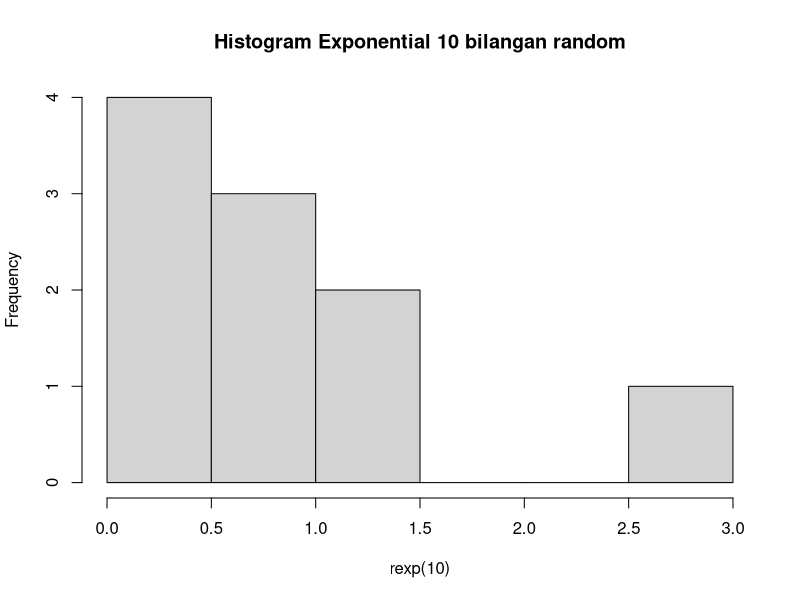
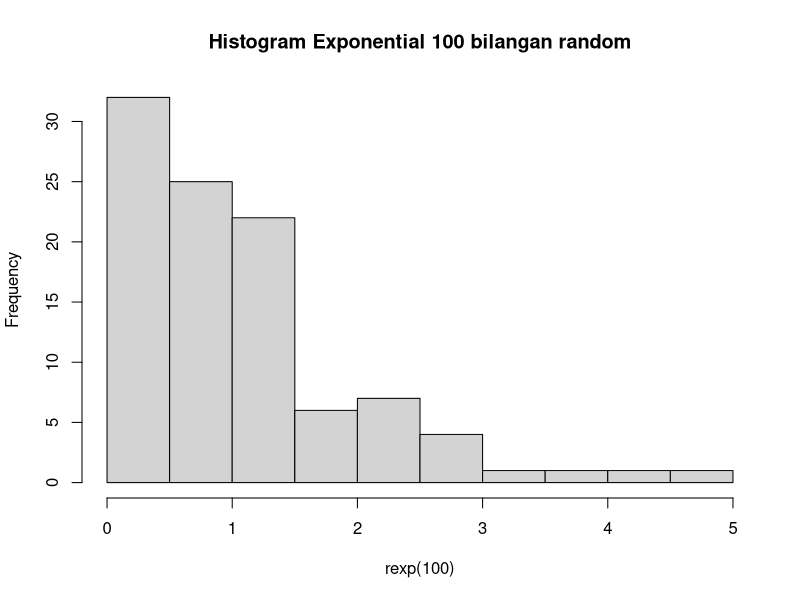
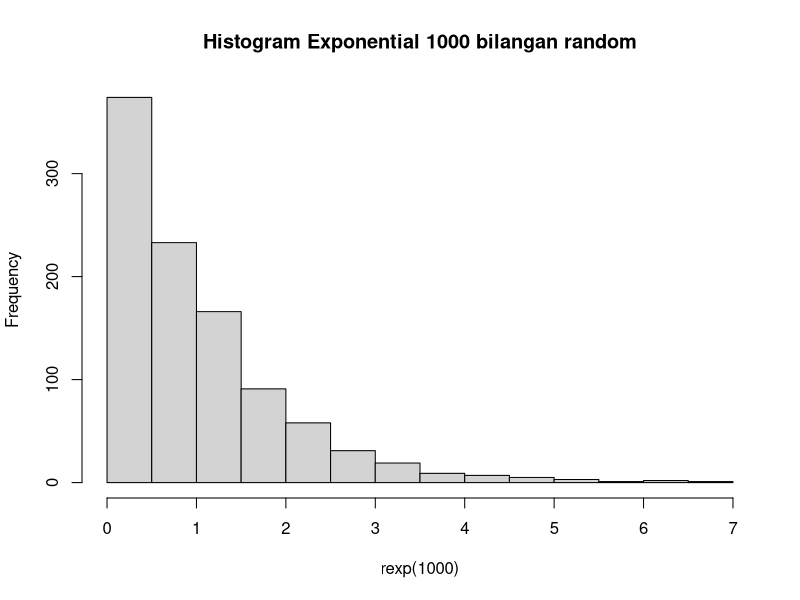
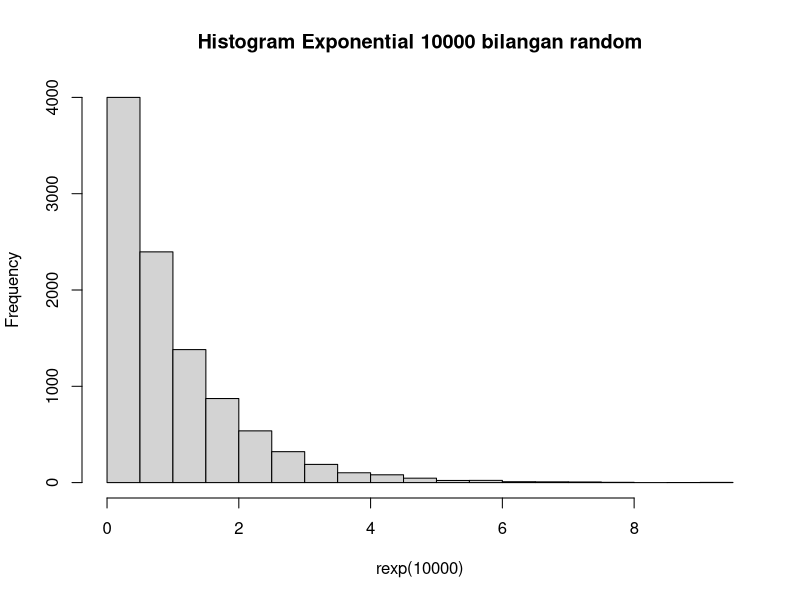

Generate these figures, in order, with R:
# a
dexp(3)
# [1] 0.04978707

# b
set.seed(1)
hist(rexp(10), main = "Histogram Exponential 10 bilangan random")
hist(rexp(100), main = "Histogram Exponential 100 bilangan random")
hist(rexp(1000), main = "Histogram Exponential 1000 bilangan random")
hist(rexp(10000), main = "Histogram Exponential 10000 bilangan random")

# c
mean = 3
varian = 3 * 3
